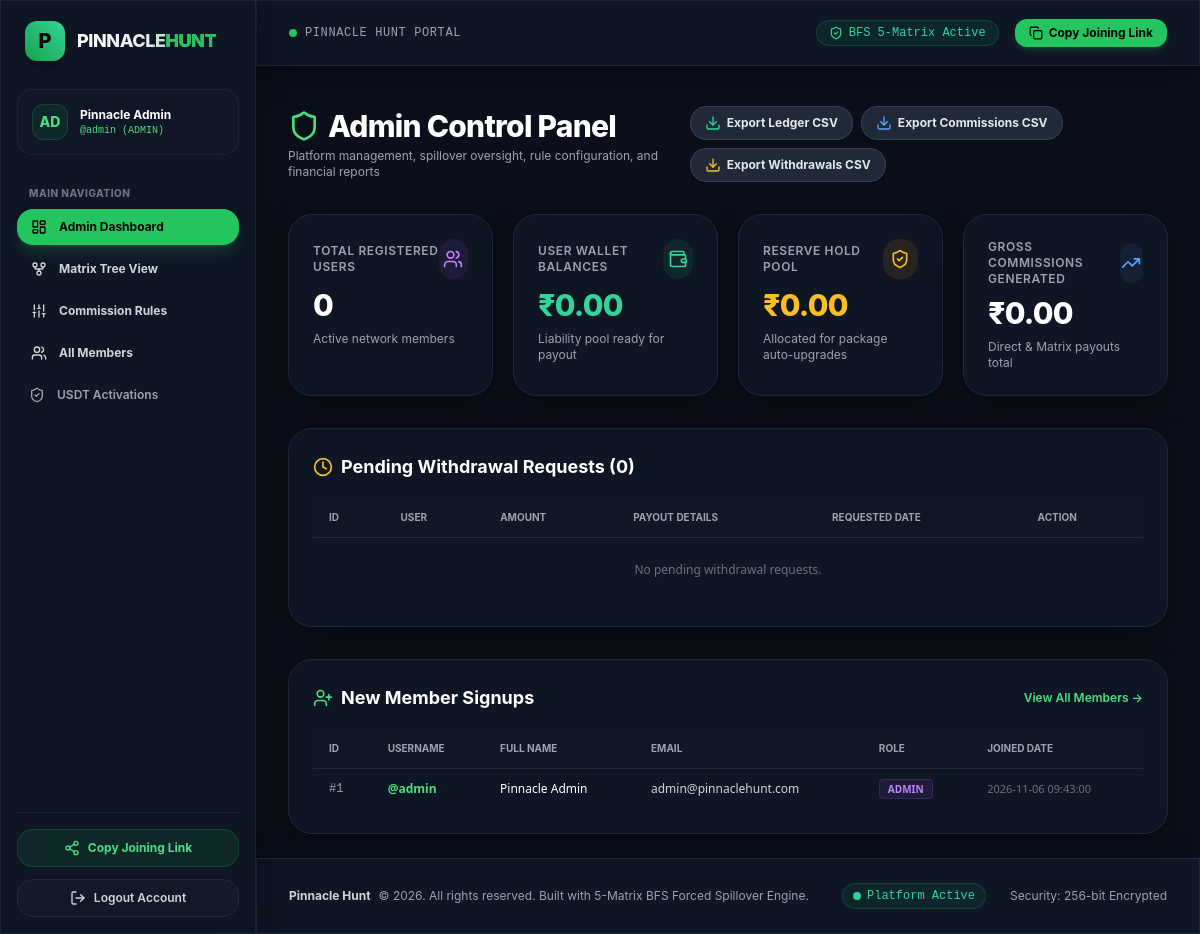
Screenshot of /index.php?page=admin_dashboard (signed in) with the database file from the repository.
### tables this page shows
CREATE TABLE `users` (
    `id` INT AUTO_INCREMENT PRIMARY KEY,
    `username` VARCHAR(50) NOT NULL UNIQUE,
    `email` VARCHAR(100) NOT NULL UNIQUE,
    `password` VARCHAR(255) NOT NULL,
    `full_name` VARCHAR(100) NOT NULL,
    `phone` VARCHAR(20) DEFAULT NULL,
    `role` ENUM('admin', 'user') NOT NULL DEFAULT 'user',
    `sponsor_id` INT DEFAULT NULL,
    `wallet_balance` DECIMAL(15,2) NOT NULL DEFAULT 0.00,
    `reserve_balance` DECIMAL(15,2) NOT NULL DEFAULT 0.00,
    `status` ENUM('active', 'inactive', 'suspended') NOT NULL DEFAULT 'active',
    `created_at` DATETIME NOT NULL DEFAULT CURRENT_TIMESTAMP,
    FOREIGN KEY (`sponsor_id`) REFERENCES `users`(`id`) ON DELETE SET NULL
);

### views/admin/dashboard.php (the view, shortened to what the rows shown need)
<?php require_once __DIR__ . '/../layout/header.php'; ?>
<div class="flex flex-col md:flex-row md:items-center justify-between gap-4 mb-8">
    <div>
        <h1 class="text-3xl font-extrabold text-white tracking-tight flex items-center gap-2">
            <i data-lucide="shield" class="w-8 h-8 text-brand-400"></i> Admin Control Panel
        </h1>
    </div>
</div>
<div class="glass-card rounded-3xl p-6 mb-8 border border-gray-800">
    <div class="overflow-x-auto">
        <table class="w-full text-left text-xs text-gray-300">
            <thead class="bg-gray-900/60 uppercase text-[10px] text-gray-400 font-semibold border-b border-gray-800">
                <tr>
                    <th class="px-4 py-3">ID</th>
                    <th class="px-4 py-3">User</th>
                    <th class="px-4 py-3">Amount</th>
                    <th class="px-4 py-3">Payout Details</th>
                    <th class="px-4 py-3">Requested Date</th>
                    <th class="px-4 py-3">Action</th>
                </tr>
            </thead>
        </table>
    </div>
</div>
<div class="glass-card rounded-3xl p-6 border border-gray-800">
    <div class="overflow-x-auto">
        <table class="w-full text-left text-xs text-gray-300">
            <thead class="bg-gray-900/60 uppercase text-[10px] text-gray-400 font-semibold border-b border-gray-800">
                <tr>
                    <th class="px-4 py-3">ID</th>
                    <th class="px-4 py-3">Username</th>
                    <th class="px-4 py-3">Full Name</th>
                    <th class="px-4 py-3">Email</th>
                    <th class="px-4 py-3">Role</th>
                    <th class="px-4 py-3">Joined Date</th>
                </tr>
            </thead>
            <tbody class="divide-y divide-gray-800/60 font-mono">
                <?php foreach ($recentUsers as $ru): ?>
                    <tr class="hover:bg-gray-800/30 transition">
                        <td class="px-4 py-3 text-gray-400">#<?= $ru['id'] ?></td>
                        <td class="px-4 py-3 font-bold text-brand-400 font-sans">@<?= htmlspecialchars($ru['username']) ?></td>
                        <td class="px-4 py-3 text-white font-sans"><?= htmlspecialchars($ru['full_name']) ?></td>
                        <td class="px-4 py-3 text-gray-300 font-sans"><?= htmlspecialchars($ru['email']) ?></td>
                        <td class="px-4 py-3 font-sans">
                            <span class="px-2 py-0.5 rounded text-[10px] font-bold <?= $ru['role'] === 'admin' ? 'bg-purple-500/10 text-purple-400 border border-purple-500/20' : 'bg-gray-800 text-gray-300' ?>"><?= strtoupper($ru['role']) ?></span>
                        </td>
                        <td class="px-4 py-3 text-gray-500 font-sans text-[11px]"><?= $ru['created_at'] ?></td>
                    </tr>
                <?php endforeach; ?>
            </tbody>
        </table>
    </div>
</div>
<?php require_once __DIR__ . '/../layout/footer.php'; ?>

### views/layout/header.php (shortened to what the rows shown need)
<!DOCTYPE html>
<html lang="en" class="dark">
<head>
    <script src="https://cdn.tailwindcss.com"></script>
</head>
<body class="min-h-screen flex flex-col antialiased selection:bg-brand-500 selection:text-black">
<?php if (isLoggedIn()): $user = currentUser(); ?>
<aside class="w-64 fixed inset-y-0 left-0 z-40 glass-card border-r border-gray-800/80 hidden md:flex flex-col justify-between p-4">
    <div class="space-y-6">
        <a href="index.php" class="flex items-center gap-3 px-2 py-1 group">
            <div class="w-10 h-10 rounded-xl bg-gradient-to-tr from-brand-600 to-emerald-400 flex items-center justify-center font-extrabold text-black text-xl shadow-lg group-hover:scale-105 transition-transform">
                P
            </div>
            <span class="font-extrabold text-lg tracking-tight bg-clip-text text-transparent bg-gradient-to-r from-white via-gray-200 to-brand-400">
                PINNACLE<span class="text-brand-500">HUNT</span>
            </span>
        </a>
        <div class="p-3.5 rounded-2xl bg-gray-900/80 border border-gray-800/80 flex items-center gap-3">
            <div class="w-9 h-9 rounded-xl bg-brand-500/10 border border-brand-500/20 text-brand-400 flex items-center justify-center font-extrabold text-sm">
                <?= strtoupper(substr($user['username'] ?? 'U', 0, 2)) ?>
            </div>
            <div class="flex-1 min-w-0">
                <div class="text-xs font-bold text-white truncate"><?= htmlspecialchars($user['full_name'] ?? '') ?></div>
                <div class="text-[10px] text-brand-400 font-mono truncate">@<?= htmlspecialchars($user['username'] ?? '') ?> (<?= strtoupper($user['role'] ?? 'USER') ?>)</div>
            </div>
        </div>
        <nav class="space-y-1.5">
            <span class="px-3 text-[10px] font-extrabold text-gray-500 uppercase tracking-wider">Main Navigation</span>
            <?php if ($user && $user['role'] === 'admin'): ?>
                <a href="index.php?page=admin_dashboard" class="flex items-center gap-3 px-3.5 py-2.5 rounded-2xl text-xs font-bold transition hover:bg-gray-800/80 hover:text-white <?= ($_GET['page'] ?? '') === 'admin_dashboard' ? 'bg-brand-500 text-black shadow-lg shadow-brand-500/20' : 'text-gray-300' ?>">
                    <i data-lucide="layout-dashboard" class="w-4 h-4"></i> Admin Dashboard
                </a>
                <a href="index.php?page=admin_matrix_tree" class="flex items-center gap-3 px-3.5 py-2.5 rounded-2xl text-xs font-bold transition hover:bg-gray-800/80 hover:text-white <?= ($_GET['page'] ?? '') === 'admin_matrix_tree' ? 'bg-brand-500 text-black shadow-lg shadow-brand-500/20' : 'text-gray-300' ?>">
                    <i data-lucide="git-fork" class="w-4 h-4"></i> Matrix Tree View
                </a>
                <a href="index.php?page=admin_settings" class="flex items-center gap-3 px-3.5 py-2.5 rounded-2xl text-xs font-bold transition hover:bg-gray-800/80 hover:text-white <?= ($_GET['page'] ?? '') === 'admin_settings' ? 'bg-brand-500 text-black shadow-lg shadow-brand-500/20' : 'text-gray-300' ?>">
                    <i data-lucide="sliders" class="w-4 h-4"></i> Commission Rules
                </a>
                <a href="index.php?page=admin_members" class="flex items-center gap-3 px-3.5 py-2.5 rounded-2xl text-xs font-bold transition hover:bg-gray-800/80 hover:text-white <?= ($_GET['page'] ?? '') === 'admin_members' ? 'bg-brand-500 text-black shadow-lg shadow-brand-500/20' : 'text-gray-300' ?>">
                    <i data-lucide="users" class="w-4 h-4"></i> All Members
                </a>
                    <a href="index.php?page=admin_usdt" class="flex items-center gap-3 px-3 py-2.5 rounded-xl text-xs font-semibold <?= $page === 'admin_usdt' ? 'bg-brand-500/10 text-brand-400 border border-brand-500/20' : 'text-gray-400 hover:text-white hover:bg-gray-800/40' ?> transition">
                        <i data-lucide="shield-check" class="w-4 h-4"></i> USDT Activations
                    </a>
            <?php endif; ?>
        </nav>
    </div>
    <div class="space-y-3 pt-4 border-t border-gray-800/80">
        <?php
            $protocol = isset($_SERVER['HTTPS']) && $_SERVER['HTTPS'] === 'on' ? "https" : "http";
            $host = $_SERVER['HTTP_HOST'] ?? 'localhost:8000';
            $asideRefUrl = "{$protocol}://{$host}/index.php?page=register&ref=" . urlencode($user['username'] ?? '');
        ?>
        <button id="asideShareBtn" onclick="copyToClipboard('<?= htmlspecialchars($asideRefUrl) ?>', 'asideShareBtn')" class="w-full py-2.5 px-3 rounded-2xl text-xs font-bold bg-brand-500/10 hover:bg-brand-500/20 text-brand-400 border border-brand-500/20 transition flex items-center justify-center gap-2">
            <i data-lucide="share-2" class="w-4 h-4"></i> Copy Joining Link
        </button>
        <a href="index.php?action=logout" class="w-full py-2.5 px-3 rounded-2xl text-xs font-semibold bg-gray-900 hover:bg-red-500/20 text-gray-300 hover:text-red-400 border border-gray-800 hover:border-red-500/30 transition flex items-center justify-center gap-2">
            <i data-lucide="log-out" class="w-4 h-4"></i> Logout Account
        </a>
    </div>
</aside>
<div class="md:ml-64 min-h-screen flex flex-col flex-1">
    <header class="sticky top-0 z-30 glass-card border-b border-gray-800/80">
        <div class="max-w-7xl mx-auto px-4 sm:px-6 lg:px-8">
            <div class="flex items-center justify-between h-16">
                <div class="flex items-center gap-3">
                    <div class="flex items-center gap-2">
                        <span class="w-2 h-2 rounded-full bg-brand-500 animate-pulse"></span>
                        <span class="text-xs font-mono text-gray-400 uppercase tracking-wider">Pinnacle Hunt Portal</span>
                    </div>
                </div>
                <div class="flex items-center gap-4">
                    <span class="hidden sm:inline-flex items-center gap-1.5 px-3 py-1 rounded-full bg-emerald-500/10 text-emerald-400 font-mono text-xs border border-emerald-500/20">
                        <i data-lucide="shield-check" class="w-3.5 h-3.5"></i> BFS 5-Matrix Active
                    </span>
                    <button id="topNavShareBtn" onclick="copyToClipboard('<?= htmlspecialchars($asideRefUrl) ?>', 'topNavShareBtn')" class="px-3.5 py-1.5 rounded-xl text-xs font-bold bg-brand-500 hover:bg-brand-600 text-black shadow-md shadow-brand-500/20 transition flex items-center gap-1.5">
                        <i data-lucide="copy" class="w-3.5 h-3.5"></i> Copy Joining Link
                    </button>
                </div>
            </div>
        </div>
    </header>
<?php endif; ?>
<main class="flex-1 max-w-7xl w-full mx-auto px-4 sm:px-6 lg:px-8 py-6">

### rows the page displays
users: username "AD", full_name "Pinnacle Admin", username "admin", role "ADMIN", id "1", email "admin@pinnaclehunt.com", created_at "2026-11-06 09:43:00"

### other values shown
$totalUsers "0"
formatCurrency($totalSystemWallet) "₹0.00"
formatCurrency($totalReserveHold) "₹0.00"
formatCurrency($totalCommissionsPaid) "₹0.00"
count($pendingWithdrawals) "0"
